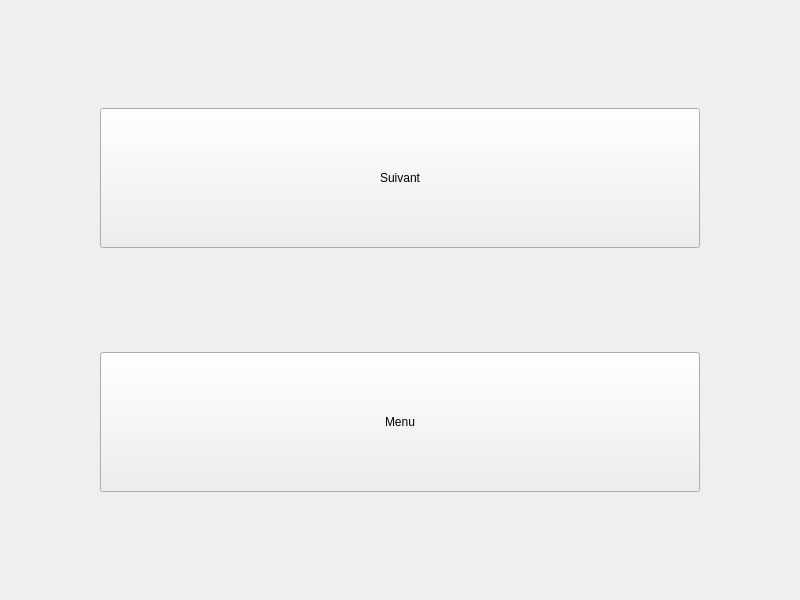
<?xml version="1.0" encoding="UTF-8"?>
<ui version="4.0">
 <class>End</class>
 <widget class="QMainWindow" name="End">
  <property name="geometry">
   <rect>
    <x>0</x>
    <y>0</y>
    <width>800</width>
    <height>600</height>
   </rect>
  </property>
  <property name="windowTitle">
   <string>ChronoTir</string>
  </property>
  <widget class="QWidget" name="centralwidget">
   <layout class="QVBoxLayout" name="verticalLayout_2">
    <item>
     <layout class="QHBoxLayout" name="horizontalLayout">
      <item>
       <spacer name="horizontalSpacer">
        <property name="orientation">
         <enum>Qt::Horizontal</enum>
        </property>
        <property name="sizeHint" stdset="0">
         <size>
          <width>40</width>
          <height>20</height>
         </size>
        </property>
       </spacer>
      </item>
      <item>
       <layout class="QVBoxLayout" name="verticalLayout">
        <item>
         <spacer name="verticalSpacer">
          <property name="orientation">
           <enum>Qt::Vertical</enum>
          </property>
          <property name="sizeHint" stdset="0">
           <size>
            <width>20</width>
            <height>40</height>
           </size>
          </property>
         </spacer>
        </item>
        <item>
         <widget class="QPushButton" name="nextPB">
          <property name="minimumSize">
           <size>
            <width>600</width>
            <height>140</height>
           </size>
          </property>
          <property name="maximumSize">
           <size>
            <width>600</width>
            <height>140</height>
           </size>
          </property>
          <property name="focusPolicy">
           <enum>Qt::NoFocus</enum>
          </property>
          <property name="text">
           <string>Suivant</string>
          </property>
         </widget>
        </item>
        <item>
         <spacer name="verticalSpacer_2">
          <property name="orientation">
           <enum>Qt::Vertical</enum>
          </property>
          <property name="sizeHint" stdset="0">
           <size>
            <width>20</width>
            <height>40</height>
           </size>
          </property>
         </spacer>
        </item>
        <item>
         <widget class="QPushButton" name="homePB">
          <property name="minimumSize">
           <size>
            <width>600</width>
            <height>140</height>
           </size>
          </property>
          <property name="maximumSize">
           <size>
            <width>600</width>
            <height>140</height>
           </size>
          </property>
          <property name="focusPolicy">
           <enum>Qt::NoFocus</enum>
          </property>
          <property name="text">
           <string>Menu</string>
          </property>
         </widget>
        </item>
        <item>
         <spacer name="verticalSpacer_3">
          <property name="orientation">
           <enum>Qt::Vertical</enum>
          </property>
          <property name="sizeHint" stdset="0">
           <size>
            <width>20</width>
            <height>40</height>
           </size>
          </property>
         </spacer>
        </item>
       </layout>
      </item>
      <item>
       <spacer name="horizontalSpacer_2">
        <property name="orientation">
         <enum>Qt::Horizontal</enum>
        </property>
        <property name="sizeHint" stdset="0">
         <size>
          <width>40</width>
          <height>20</height>
         </size>
        </property>
       </spacer>
      </item>
     </layout>
    </item>
   </layout>
  </widget>
 </widget>
 <resources/>
 <connections/>
</ui>
